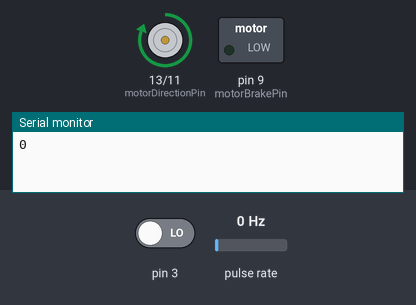
The sketch below on a simulated Arduino Uno, built with avr-gcc and run on an emulated ATmega328P. Shown: direction and speed pins drawn as motors (green arrow = direction pin HIGH = forward, orange = LOW = backward, longer = more drive), switched loads named in the sketch (green lamp = pin HIGH), the last lines printed to the serial monitor. Wiring (inferred from the names in the program): pulse sensor: data pin 2. The test bench sets the inputs (shaded band); at power-on: pin 3 LOW, pulse rate 0 Hz.

Above: at 2.5 s.
At 5.5 s:
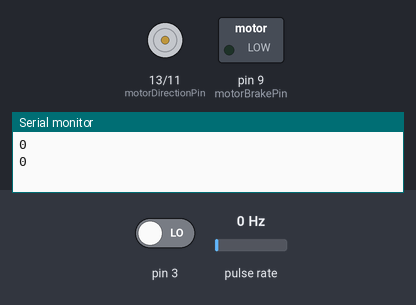
At 8.5 s:
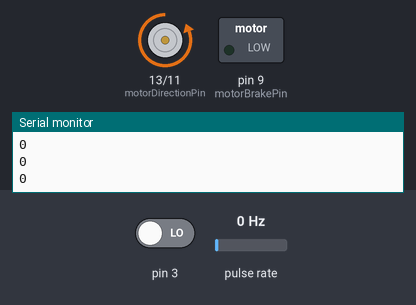
Timing chart, 0 to 15.6 s (numbered marks = the images above):
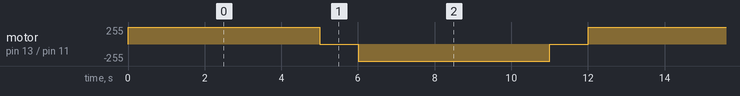

The sketch:

EncoderTest.ino
```cpp
volatile long EncoderCount = 0;        // variable to keep track of number of pulses sent by the encoder
int ChannelA;                          // flag variables for channel A and B
int ChannelB;


const int motorDirectionPin = 13; // for motor A
const int motorSpeedPin = 11; // for motor A
const int motorBrakePin = 9; // for motor A

const int CW  = HIGH;
const int CCW = LOW;

int motorSpeed = 255;

void setup() {
  // motor A pin assignment
  pinMode(motorDirectionPin, OUTPUT);
  pinMode(motorSpeedPin, OUTPUT);
  pinMode(motorBrakePin, OUTPUT);


  pinMode(2, INPUT);                   // define encoder pins as inputs
  pinMode(3, INPUT);
  attachInterrupt(digitalPinToInterrupt(2), checkChannelA, CHANGE); // start interrupts on the encoder pins.
  attachInterrupt(digitalPinToInterrupt(3), checkChannelB, CHANGE);


  Serial.begin(9600);//  seial monitor initialized


}

void loop() {
  digitalWrite(motorDirectionPin, CW);// set direction
  analogWrite(motorSpeedPin, motorSpeed);// set speed at maximum
  Serial.println(EncoderCount);
  delay(5000);

  analogWrite(motorSpeedPin, 0);
  Serial.println(EncoderCount);
  delay(1000);

   digitalWrite(motorDirectionPin, CCW);// set direction
  analogWrite(motorSpeedPin, motorSpeed);// set speed at maximum
  Serial.println(EncoderCount);
  delay(5000);

  analogWrite(motorSpeedPin, 0);
  Serial.println(EncoderCount);
  delay(1000);

}// loop end

/*************** Functions to count encoder ticks*****************/
void checkChannelA() {

  // Low to High transition?
  if (digitalRead(2) == HIGH) {
    ChannelA = 1;
    if (!ChannelB) {
      EncoderCount = EncoderCount + 1;

    }
  }

  // High-to-low transition?
  if (digitalRead(2) == LOW) {
    ChannelA = 0;
  }

}


// Interrupt on B changing state
void checkChannelB() {

  // Low-to-high transition?
  if (digitalRead(3) == HIGH) {
    ChannelB = 1;
    if (!ChannelA) {
      EncoderCount = EncoderCount - 1;
    }
  }

  // High-to-low transition?
  if (digitalRead(3) == LOW) {
    ChannelB = 0;
  }
}
```

Measured:
- by itself, motor on pin 13 (motorDirectionPin) / pin 11 (motorSpeedPin): repeats every 12.0 s: stopped 1.0 s, backward 255/255 5.0 s, stopped 1.0 s, forward 255/255 5.0 s
